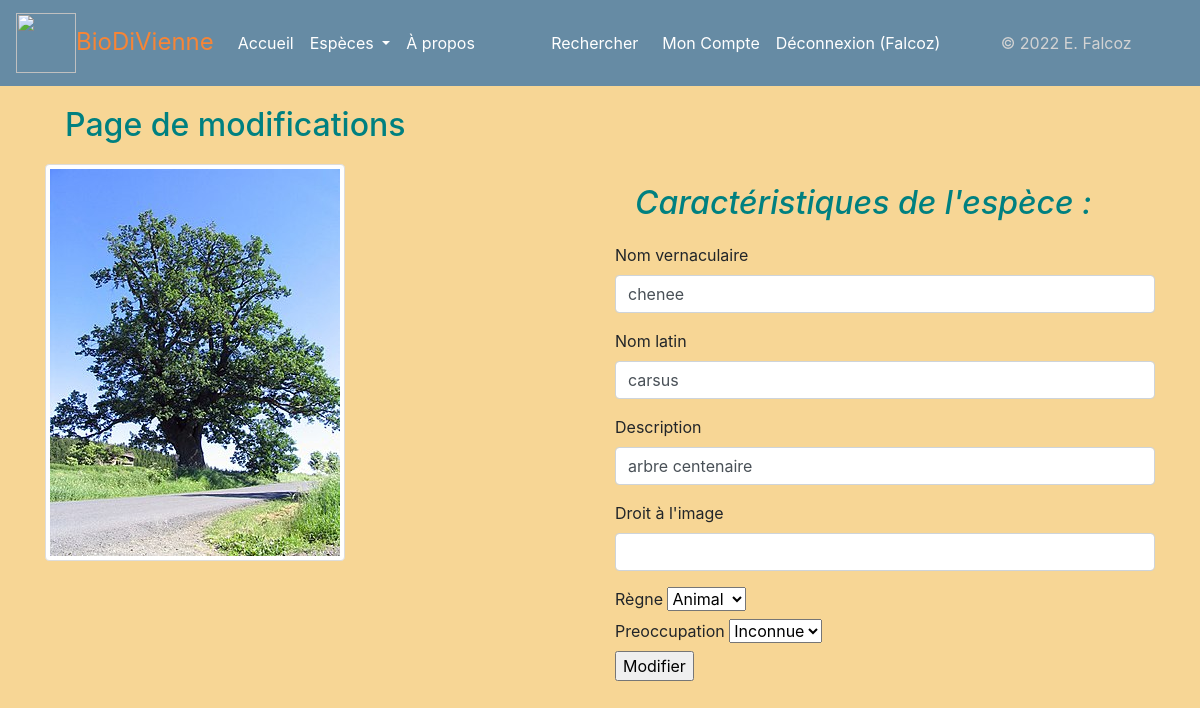
/modifier/34 (signed in), run on the app's committed database.
### app.py (models this page shows, shortened)
class User(UserMixin, db.Model):
    user_id = db.Column(db.Integer, unique=True, nullable=False, primary_key=True, autoincrement=True)
    user_nom = db.Column(db.Text, nullable=False)
    user_login = db.Column(db.String(45), nullable=False, unique=True)
    user_email = db.Column(db.Text, nullable=False)
    user_password = db.Column(db.String(100), nullable=False)
    authorships = db.relationship("Authorship", back_populates="user")

class Espece(db.Model):
    espece_id = db.Column(db.Integer, unique=True, nullable=False, primary_key=True, autoincrement=True)
    espece_fichier = db.Column(db.Text, unique=True, nullable=False)
    espece_regne = db.Column(db.Text)
    espece_nom_vernaculaire = db.Column(db.Text, nullable=False)
    espece_nom_latin = db.Column(db.Text, unique=True, nullable=False)
    espece_description = db.Column(db.Text)
    espece_preoccupation = db.Column(db.Text)
    authorships = db.relationship("Authorship", back_populates="espece")

### app.py (the view)
@app.route("/modifier/<int:espece_id>")
def espece_modif(espece_id):
    unique_espece = Espece.query.get(espece_id)
    return render_template('pages/modifier.html', espece=unique_espece)

### app.py (called while the page is built)
@login.user_loader
def trouver_utilisateur_via_id(identifiant):
    return User.query.get(int(identifiant))

### templates/pages/modifier.html (shortened to what this page needs)
{% extends "conteneur.html" %}
{% block corps %}
<!DOCTYPE html>
<html lang="en">
<head>
</head>
<body>
	<h2>Page de modifications</h2>
	{% if not espece %}
		<div class="alert alert-warning" role="alert">Erreur: espèce non trouvée.</div>
	{% else %}
	<div class="row align-items-start">
		<div class="col">
			<img src="/display/{{espece.espece_fichier}}" class="img-thumbnail img-responsive"/>
		</div>
		<div class="col">
			<h2><i>Caractéristiques de l'espèce :</i></h2>
	<form class="form" method="POST" action="/modifier_post" id="modif_post">
			<div class="mb-3">
                <label class="form-label">Nom vernaculaire</label>
                <input type="text" class="form-control" id="vernaculaire" name="vernaculaire" value="{{espece.espece_nom_vernaculaire}}">
              </div>
			<div class="mb-3">
                <label class="form-label">Nom latin</label>
                <input type="text" class="form-control" id="latin" name="latin" value="{{espece.espece_nom_latin}}">
              </div>
			<div class="mb-3">
                <label class="form-label">Description</label>
                <input type="text" class="form-control" id="description" name="description" value="{{espece.espece_description}}">
              </div>
			<div class="mb-3">
                <label class="form-label">Droit à l'image</label>
                <input type="text" class="form-control" id="droit_image" name="droit_image">
              </div>
			<label for="regne">Règne</label>
      <select name="regne" id="regne">
        <option value="animal">Animal</option>
      </select></br>
			<label for="preoc">Preoccupation</label>
      <select name="preoccupation" id="preoc">
		  <option value="LC">Inconnue</option>
      </select></br>
		<input type="submit" value="Modifier">
	</form>
		</div>
	</div>
{% endif %}
</body>
</html>
{% endblock %}

### templates/conteneur.html (shortened to what this page needs)
<!DOCTYPE html>
<html lang="fr">
<head>
    <head>
    {% include "partials/css.html" %}
        <link rel="stylesheet" href="/static/css/style.css">
</head>
<body>
    <nav class="navbar navbar-expand-lg navbar-light" style="background-color: #668ba4;">
        <a class="navbar-brand" href="{{url_for('accueil')}}" style="color: #f78536; font-size: x-large;"> <img class="d-inline-block" src="{{url_for('static', filename='images/pavot.png')}}" width="60" height="60" class="d-inline-block align-text-top"/>BioDiVienne</a>
        <ul class="navbar-nav mr-auto mt-2 mt-lg-0">
          <li class="nav-item active">
            <a class="nav-link nav-info" style="color: white" href="{{url_for('accueil')}}">Accueil</a>
          </li>
          <li class="nav-item dropdown nav-item">
            <a class="nav-link dropdown-toggle" style="color: white" href="#" id="EspecesDropdown" role="button" data-toggle="dropdown" aria-haspopup="true" aria-expanded="false">
              Espèces
            </a>
          </li>
            <li class="nav-item">
            <a class="nav-link " style="color: white;" href="{{url_for('page_apropos')}}">À propos</a>
          </li>
        </ul>
        <form class="form-inline my-2 my-lg-0" action="{{url_for('recherche')}}" method="GET">
            <a class="nav-link" style="color: white" src="{{url_for('recherche')}}" href="{{url_for('recherche')}}">Rechercher</a>
        </form>
        <ul class="navbar-nav mr-auto">
                {% if not current_user.is_authenticated %}
                  <li class="nav-item">
                    <a class="nav-link" style="color: white" href="{{url_for("inscription")}}">Inscription</a>
                  </li>
                  <li class="nav-item">
                    <a class="nav-link" style="color: white" href="{{url_for("connexion")}}">Connexion</a>
                  </li>
                {% else %}
                <li class="nav-item">
                <a class="nav-link" style="color: white" href="{{url_for("mon_compte")}}">Mon Compte</a>
                </li>
                  <li class="nav-item">
                    <a class="nav-link" style="color: white" href="{{url_for("deconnexion")}}">Déconnexion ({{current_user.user_nom}})</a>
                  </li>
                {% endif %}
        </ul>
        <ul class="navbar-nav mr-auto">
            <li class="nav-item" style="color: lightgray">&copy; 2022 E. Falcoz</li>
        </ul>
    </nav>
    <div class="container">
    {% block corps %}{% endblock %}
    </div>
</body>
</html>

### static/css/style.css (style rules this page uses)
.container { background-image: none; }

### templates/pages/modifier.html (style rules this page uses)
body { background-color: #f7d695; }
h2 { color: teal; margin: 20px; }

### data on the page
User: user_nom "Falcoz"
Espece: espece_fichier (picture), vernaculaire "chenee", latin "carsus", description "arbre centenaire"
